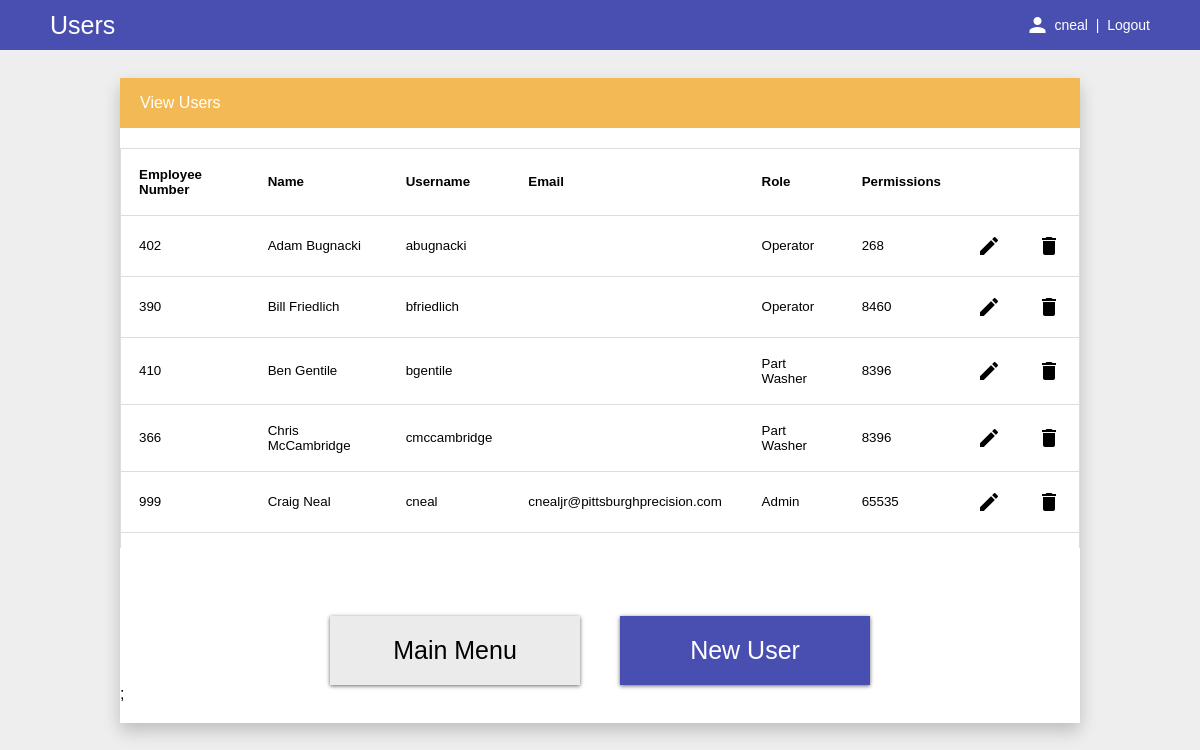
Screenshot of /user/user.php (signed in) with the database file from the repository.
### tables this page shows
CREATE TABLE `user` (
  `employeeNumber` int(11) NOT NULL,
  `username` varchar(16) NOT NULL,
  `password` varchar(16) NOT NULL,
  `roles` int(11) NOT NULL,
  `permissions` int(11) NOT NULL DEFAULT '0',
  `firstName` varchar(16) NOT NULL,
  `lastName` varchar(16) NOT NULL,
  `email` varchar(32) NOT NULL
);

### common/authentication.php (called while the page is built, shortened)
<?php
require_once 'userInfo.php';
class Authentication
{
   static public function isAuthenticated()
   {
      return (isset($_SESSION["authenticated"]) && ($_SESSION["authenticated"] == true));
   }
   static public function getAuthenticatedUser()
   {
      $authenticatedUser = null;
      if (isset($_SESSION["authenticatedUser"]) && ($_SESSION["authenticatedUser"] == true))
      {
         $authenticatedUser = UserInfo::loadByName($_SESSION["authenticatedUser"]);
      }
      return ($authenticatedUser);
   }
   static public function getPermissions()
   {
      $permissions = 0;
      if (isset($_SESSION["permissions"]))
      {
         $permissions= $_SESSION["permissions"];
      }
      return ($permissions);
   }
   static public function checkPermissions($permissionId)
   {
      $permission = Permission::getPermission($permissionId)->bits;
      $userPermissions = Authentication::getPermissions();
      return (($userPermissions & $permission) > 0);
   }
}
?>

### common/databaseKey.php (called while the page is built)
<?php
$SERVER = "localhost";
$USER = "root";
$PASSWORD = "";
$DATABASE = "pptp";
?>

### common/userInfo.php (called while the page is built, shortened)
<?php
require_once 'database.php';
require_once 'permissions.php';
require_once 'roles.php';
class UserInfo
{
   public $firstName;
   public $lastName;
   public static function load($employeeNumber)
   {
      $userInfo = null;
      $database = new PPTPDatabase();
      $database->connect();
      if ($database->isConnected())
      {
         $result = $database->getUser($employeeNumber);
         if ($result && ($row = $result->fetch_assoc()))
         {
            $userInfo = new UserInfo();
            $userInfo->initialize($row);
         }
      }
      return ($userInfo);
   }
   static public function loadByName($username)
   {
      $userInfo = null;
      $database = new PPTPDatabase();
      $database->connect();
      if ($database->isConnected())
      {
         $result = $database->getUserByName($username);
         if ($result && ($row = $result->fetch_assoc()))
         {
            $userInfo = new UserInfo();
            $userInfo->initialize($row);
         }
      }
      return ($userInfo);
   }
   public function getFullName()
   {
      return ($this->firstName . " " . $this->lastName);
   }
   private function initialize($row)
   {
      $this->employeeNumber = intval($row['employeeNumber']);
      $this->username = $row['username'];
      $this->roles = intval($row['roles']);
      $this->permissions = intval($row['permissions']);
      $this->firstName = $row['firstName'];
      $this->lastName = $row['lastName'];
      $this->email = $row['email'];
   }
}
?>

### common/database.php (called while the page is built, shortened)
<?php
require_once 'databaseKey.php';
class MySqlDatabase implements Database
{
   function __construct(
      $server,
      $user,
      $password,
      $database)
   {
      $this->server = $server;
      $this->user = $user;
      $this->password = $password;
      $this->database = $database;
   }
   public function connect()
   {
      $this->connection = new mysqli($this->server, $this->user, $this->password, $this->database);
      if ($this->connection->connect_error)
      {
      }
      else
      {
         $this->isConnected = true;
      }
   }
   public function isConnected()
   {
      return ($this->isConnected);
   }
   public function query(
      $query)
   {
      $result = NULL;
      if ($this->isConnected())
      {
         $result = $this->connection->query($query);
      }
      return ($result);
   }
   private $server = "";
   private $user = "";
   private $password = "";
   private $database = "";
   private $connection;
   private $isConnected = false;
}
class PPTPDatabase extends MySqlDatabase
{
   public function getUser($employeeNumber)
   {
      $query = "SELECT * FROM user WHERE employeeNumber = \"$employeeNumber\";";
      $result = $this->query($query);
      return ($result);
   }
   public function getUserByName($username)
   {
      $query = "SELECT * FROM user WHERE username = \"$username\";";
      $result = $this->query($query);
      return ($result);
   }
   public function getUsers()
   {
      $query = "SELECT * FROM user ORDER BY username ASC;";
      $result = $this->query($query);
      return ($result);
   }
}
?>

### common/permissions.php (called while the page is built, shortened)
<?php
class Permission
{
   public static function getPermissions()
   {
      if (Permission::$permissions == null)
      {
         Permission::$permissions =
            array(new Permission(Permission::VIEW_JOB,                "View job"),
                  new Permission(Permission::EDIT_JOB,                "Edit job"),
                  new Permission(Permission::VIEW_TIME_CARD,          "View time card"),
                  new Permission(Permission::EDIT_TIME_CARD,          "Edit time card"),
                  new Permission(Permission::VIEW_PART_WEIGHT_LOG,    "View part weight log"),
                  new Permission(Permission::EDIT_PART_WEIGHT_LOG,    "Edit part weight log"),
                  new Permission(Permission::VIEW_PART_WASHER_LOG,    "View part washer log"),
                  new Permission(Permission::EDIT_PART_WASHER_LOG,    "Edit part washer log"),
                  new Permission(Permission::VIEW_PART_INSPECTION,   "View part inspection"),
                  new Permission(Permission::VIEW_MACHINE_STATUS,     "View machine status"),
                  new Permission(Permission::VIEW_PRODUCTION_SUMMARY, "View production summary"),
                  new Permission(Permission::VIEW_USER,               "View user"),
                  new Permission(Permission::EDIT_USER,               "Edit user"),
                  new Permission(Permission::VIEW_OTHER_USERS,        "View other users"),
                  new Permission(Permission::APPROVE_TIME_CARDS,      "Approve time cards"),
                  new Permission(Permission::VIEW_SIGN,               "View digital signs"),
                  new Permission(Permission::EDIT_SIGN,               "Edit digital signs"),
            );
      }
      return (Permission::$permissions);
   }
   public static function getPermission($permissionId)
   {
      $permission = new Permission(Permission::UNKNOWN, "");
      if (($permissionId>= Permission::FIRST) && ($permissionId <= Permission::LAST))
      {
         $permission = Permission::getPermissions()[$permissionId - Permission::FIRST];
      }
      return ($permission);
   }
   public static function getBits(...$permissionIds)
   {
      $bits = Permission::NO_PERMISSIONS;
      foreach ($permissionIds as $permissionId)
      {
         $bits |=  Permission::getPermission($permissionId)->bits;
      }
      return ($bits);
   }
   private static $permissions = null;
   private function __construct($permissionId, $permissionName)
   {
      if ($permissionId > Permission::UNKNOWN)
      {
         $this->bits = (1 << ($permissionId - Permission::FIRST));
      }
      else
      {
         $this->bits = 0;
      }
   }
}

### common/roles.php (called while the page is built, shortened)
<?php
require_once 'permissions.php';
class Role
{
   public static function getRoles()
   {
      if (Role::$roles == null)
      {
         Role::$roles =
            array(new Role(Role::SUPER_USER, "Super User", Permission::ALL_PERMISSIONS),
                  new Role(Role::ADMIN, "Admin", Permission::ALL_PERMISSIONS),
                  new Role(Role::OPERATOR, "Operator", Permission::getBits(Permission::VIEW_TIME_CARD, Permission::EDIT_TIME_CARD, Permission::VIEW_PART_INSPECTION)),
                  new Role(Role::LABORER, "Laborer", Permission::getBits(Permission::VIEW_PART_WEIGHT_LOG, Permission::EDIT_PART_WEIGHT_LOG)),
                  new Role(Role::PART_WASHER, "Part Washer", Permission::getBits(Permission::VIEW_PART_WASHER_LOG, Permission::EDIT_PART_WASHER_LOG)));
      }
      return (Role::$roles);
   }
   public static function getRole($roleId)
   {
      $role = new Role(Role::UNKNOWN, "", Permission::NO_PERMISSIONS);
      if (($roleId >= Role::FIRST) && ($roleId <= Role::LAST))
      {
         $role = Role::getRoles()[$roleId - Role::FIRST];
      }
      return ($role);
   }
   private static $roles = null;
   private function __construct($roleId, $roleName, $defaultPermissions)
   {
      $this->roleName = $roleName;
   }
}

### user/viewUsers.php (the view, shortened to what this page needs)
<?php
require_once '../common/database.php';
require_once '../common/navigation.php';
require_once '../common/permissions.php';
require_once '../common/roles.php';
class ViewUsers
{
   public function getHtml()
   {
      $usersDiv = ViewUsers::usersDiv();
      $navBar = ViewUsers::navBar();
      $html =
<<<HEREDOC
      <div class="flex-vertical card-div">
         <div class="card-header-div">View Users</div>
         <div class="flex-vertical content-div" style="justify-content: flex-start; height:400px;">
               $usersDiv
         </div>
         $navBar;
      </div>
HEREDOC;
      return ($html);
   }
   public function render()
   {
      echo (ViewUsers::getHtml());
   }
   private function navBar()
   {
      $navBar = new Navigation();
      $navBar->start();
      $navBar->mainMenuButton();
      $navBar->highlightNavButton("New User", "onNewUser()", true);
      $navBar->end();
      return ($navBar->getHtml());
   }
   private function usersDiv()
   {
      $html =
<<<HEREDOC
         <div class="users-div">
            <table class="user-table">
               <tr>
                  <th>Employee Number</th>
                  <th>Name</th>
                  <th>Username</th>
                  <th>Email</th>
                  <th>Role</th>
                  <th>Permissions</th>
                  <th/>
                  <th/>
               </tr>
HEREDOC;
      $database = new PPTPDatabase();
      $database->connect();
      if ($database->isConnected())
      {
         $result = $database->getUsers();
         if ($result)
         {
            while ($row = $result->fetch_assoc())
            {
               $userInfo = UserInfo::load($row["employeeNumber"]);
               if ($userInfo)
               {
                  $roleName = Role::getRole($userInfo->roles)->roleName;
                  $viewEditIcon = "";
                  $deleteIcon = "";
                  if (Authentication::checkPermissions(Permission::EDIT_USER))
                  {
                     $viewEditIcon =
                        "<i class=\"material-icons pan-ticket-function-button\" onclick=\"onEditUser('$userInfo->employeeNumber')\">mode_edit</i>";
                     $deleteIcon =
                        "<i class=\"material-icons pan-ticket-function-button\" onclick=\"onDeleteUser('$userInfo->employeeNumber')\">delete</i>";
                  }
                  else
                  {
                     $viewEditIcon =
                        "<i class=\"material-icons table-function-button\" onclick=\"onViewUser('$userInfo->employeeNumber')\">visibility</i>";
                  }
                  $html .=
<<<HEREDOC
                     <tr>
                        <td>$userInfo->employeeNumber</td>
                        <td>{$userInfo->getFullName()}</td>
                        <td>$userInfo->username</td>
                        <td>$userInfo->email</td>
                        <td>$roleName</td>
                        <td>$userInfo->permissions</td>
                        <td>$viewEditIcon</td>
                        <td>$deleteIcon</td>
                     </tr>
HEREDOC;
               }
            }
         }
      }
      $html .=
<<<HEREDOC
            </table>
         </div>
HEREDOC;
      return ($html);
   }
}
?>

### common/header.php
<?php
require_once 'authentication.php';
class Header
{
   public static function render($pageTitle)
   {
      echo
<<<HEREDOC
      <div class="header-div">
         <span class="page-title">$pageTitle</span>
HEREDOC;
      if (Authentication::isAuthenticated())
      {
         $username = Authentication::getAuthenticatedUser()->username;
         echo
<<<HEREDOC
            <div class="flex-horizontal">
               <i class="material-icons" style="margin-right:5px; color: #ffffff; font-size: 24px;">person</i>
               <div class="nav-username">$username&nbsp | &nbsp</div>
               <a class="nav-link" href="/pptp/home.php?action=logout">Logout</a>
            </div>
HEREDOC;
      }
      echo "</div>";
   }
}
?>

### common/flex.css (style rules this page uses)
.flex-horizontal { display: flex; flex-direction: row; align-items:center; justify-content: center; }
.flex-vertical { display: flex; flex-direction: column; align-items:center; justify-content: center; }

### common/common.css (style rules this page uses)
body { margin: 0px; font-family: "lucida grande",tahoma,verdana,arial,sans-serif; background: #eee; }
.header-div { display: flex; flex-direction: row; justify-content: space-between; align-items: center; height: 50px; background: #484fb0; padding-left: 50px; padding-right: 50px; }
.page-title { font-size: 25px; color: #ffffff; }
.nav-username { font-size: 14px; color: #ffffff; }
.nav-link { font-size: 14px; color: #ffffff; text-decoration: none; }
.card-div { justify-content: flex-start; align-items: stretch; background: #ffffff; box-shadow: 0px 8px 16px 0px rgba(0,0,0,0.2); width: 80%; height: 625px; padding-bottom: 20px; }
.card-header-div { display: flex; flex-direction: row; justify-content: flex-start; align-items: center; background: #f2b955; font-size: 16px; color: #ffffff; padding-left: 20px; height: 50px; }
.content-div { flex-grow: 1; padding-top: 20px; height:400px }
table { background: #ffffff; box-shadow: 0px 2px 2px 0px rgba(0,0,0,0.2); border-collapse:collapse; }
tr { border: 1px solid #dddddd; }
th, td { text-align: left; padding: 18px; font-size: 10pt; }

### user/user.css (style rules this page uses)
.users-div { overflow-y: scroll; height: 400px; }

### rows the page displays
user: username "cneal", employeeNumber "999", $userInfo->getFullName() "Craig Neal", email "cnealjr@pittsburghprecision.com", roles "Admin", permissions "65535"
user: employeeNumber "402", $userInfo->getFullName() "Adam Bugnacki", username "abugnacki", roles "Operator", permissions "268"
user: employeeNumber "390", $userInfo->getFullName() "Bill Friedlich", username "bfriedlich", roles "Operator", permissions "8460"
user: employeeNumber "410", $userInfo->getFullName() "Ben Gentile", username "bgentile", roles "Part Washer", permissions "8396"
user: employeeNumber "366", $userInfo->getFullName() "Chris McCambridge", username "cmccambridge", roles "Part Washer", permissions "8396"

### other values shown
$pageTitle "Users"
$text "New User"
